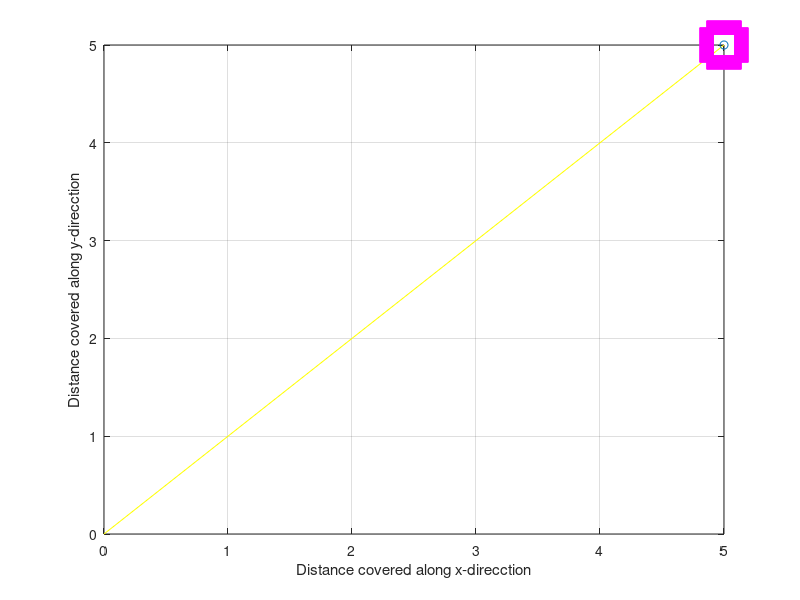

The MATLAB source for this figure: (Note: this script raises an error after producing the figure.)
%%PROJECT TOPIC: IMPLEMENTATION OF REINFORCEMENT LEARNING BASED ROBOTIC PATH PLANNING 
%%TD ALGORITHM FOR 5X5 GRID

stx= input('Enter the x coordinate of starting point');
sty=input('Enter the y coordinate of starting point');
N=5;

switch (stx)
    case(0.5)
        switch(sty)
            case(0.5)
                i=8;              %initializing cell number
                px=0.5;py=0.5;    %initializing ploting starting point
            case(1.5)
                i=13;
                px=0.5;py=1.5;
            case(2.5)
                i=18;
                px=0.5;py=2.5;
            case(3.5)
                i=23;
                px=0.5;py=3.5;
            case(4.5)
                i=28;
                px=0.5;py=4.5;
        end
    case(1.5)
            switch(sty)
            case(0.5)
                i=9;
                px=1.5;py=0.5;
            case(1.5)
                i=14;
                px=1.5;py=1.5;
            case(2.5)
                i=19;
                px=1.5;py=2.5;
            case(3.5)
                i=24;
                px=1.5;py=3.5;
            case(4.5)
                i=29;
                px=1.5;py=4.5;
        end
        
    case(2.5)
            switch(sty)
            case(0.5)
                i=10;
                px=2.5;py=0.5;
            case(1.5)
                i=15;
                 px=2.5;py=1.5;
            case(2.5)
                i=20;
                 px=2.5;py=2.5;
            case(3.5)
                i=25;
                 px=2.5;py=3.5;
           case(4.5)
               i=30;
               px=2.5;py=4.5;
            end
    case(3.5)
            switch(sty)
            case(0.5)
                i=11;
                px=3.5;py=0.5;
            case(1.5)
                i=16;
                px=3.5;py=1.5;
            case(2.5)
                i=21;
                px=3.5;py=2.5;
            case(3.5)
                i=26;
                px=3.5;py=3.5;
            case(4.5)
                i=31;
                px=3.5;py=4.5;
            end
      case(4.5)
            switch(sty)
            case(0.5)
                i=12;
                px=4.5;py=0.5;
            case(1.5)
                i=17;
                px=4.5;py=1.5;
            case(2.5)
                i=22;
                px=4.5;py=2.5;
            case(3.5)
                i=27;
                px=4.5;py=3.5;
            case(4.5)
                i=32;
                px=4.5;py=4.5;
        end
end 
i;

n= input('Enter the number of obstcles in the grid');
X=0:5;
Y=0:5;
figure('Color',[0.8 0.8 0.8]);
  plot(X,Y,'y');
  set(gca,'Color','y')
  xlabel('Distance covered along x-direcction')
ylabel('Distance covered along y-direcction')
grid on
hold on
set(gca,'XTick',[0 1 2 3 4 5],'YTick',[0 1 2 3 4 5]);
plot(stx,sty,'o');
hold on
%Initializing utility factors for each cell
%Modified utility factors for each cell's each arrival from other cell like diagonal
%right,horizontal right, vertical down, horizontal left,vertically up +
%Reward function

q1=[50 30 60 60 40];
q2=[50 80 60 60 40];
q3=[50 80 60 60 40];
q4=[50 80 60 60 40];
q5=[50 80 60 10 40];

q6=[50 30 60 60 90];
q7=[150 130 110 110 140];
q8=[150 130 110 110 140];
q9=[150 130 110 110 140];
q10=[150 130 110 10 140];

q11=[50 30 60 60 90];
q12=[150 130 110 110 140];
q13=[250 230 210 210 240];
q14=[250 230 210 210 240];
q15=[250 230 10 10 240];

q16=[50 30 60 60 90];
q17=[150 130 110 110 140];
q18=[250 230 210 210 240];
q19=[450 430 210 210 440];
q20=[450 430 10 10 440];

q21=[50 30 10 60 90];
q22=[150 80 10 110 140];
q23=[250 230 10 10 240];
q24=[450 430 10 10 440];
q25=[750 530 10 10 540];

 if (n>0)        % obstacle is present


     x(1)=input('Enter the x coordinate of the first obstcle:');
     y(1)=input('Enter the y coordinate of the first obstcle:');
     x(2)=input('Enter the x coordinate of the second obstcle:');
     y(2)=input('Enter the y coordinate of the second obstcle:');
     x(3)=input('Enter the x coordinate of the third obstcle:');
     y(3)=input('Enter the y coordinate of the third obstcle:');
     x(4)=input('Enter the x coordinate of the fourth obstcle:');
     y(4)=input('Enter the y coordinate of the fourth obstcle:');
     x(5)=input('Enter the x coordinate of the fifth obstcle:');
     y(5)=input('Enter the y coordinate of the fifth obstcle:');
     % Obstacle plotting and Weight updation
for k=1:n
%      x(k)=input(['Enter the x coordinate of ' num2str(k) ' th obstacle']);
%      y(k)=input(['Enter the y coordinate of ' num2str(k) ' th obstacle']);
    
     plot(x(k),y(k),'m s','MarkerSize',25,'LineWidth',10);
     
     hold on
     x(k)=ceil(x(k));
      y(k)=ceil(y(k));
switch (x(k))          % Updating the Modified utility factor based on the obstacle position
    case (1)
        switch(y(k))
            case(1)
                 q1=[0 0 0 0 0];
            case(2)
                 q6=[0 0 0 0 0];
            case(3)
                 q11=[0 0 0 0 0];
            case(4)
                q16=[0 0 0 0 0];
            case(5)
                q21=[0 0 0 0 0];
        end
    case (2)
         switch(y(k))
            case(1)
                 q2=[0 0 0 0 0];
            case(2)
                 q7=[0 0 0 0 0];
            case(3)
                 q12=[0 0 0 0 0];
            case(4)
                 q17=[0 0 0 0 0];
             case(5)
                 q22=[0 0 0 0 0];
         end
    case(3)
         switch(y(k))
            case(1)
                 q3=[0 0 0 0 0];
            case(2)
                 q8=[0 0 0 0 0];
            case(3)
                 q13=[0 0 0 0 0];
            case(4)
                q18=[0 0 0 0 0];
             case(5)
                 q23=[0 0 0 0 0];
         end
    case(4)
        switch(y(k))
            case(1)
                 q4=[0 0 0 0 0];
            case(2)
                 q9=[0 0 0 0 0];
            case(3)
                 q14=[0 0 0 0 0];
            case(4)
                q19=[0 0 0 0 0];
            case(5)
                q24=[0 0 0 0 0];
        end
    case(5)
        switch(y(k))
            case(1)
                 q5=[0 0 0 0 0];
            case(2)
                 q10=[0 0 0 0 0];
            case(3)
                 q15=[0 0 0 0 0];
            case(4)
                q20=[0 0 0 0 0];
            case(5)
                q25=[0 0 0 0 0];
        end
end
end
q26=[0 0 0 0 0];
q27=[0 0 0 0 0];
q28=[0 0 0 0 0];
q29=[0 0 0 0 0];
q30=[0 0 0 0 0];
s1=[0 0 10 10 0];s2=[0 30 10 10 0];s3=[0 30 10 10 0];s4=[0 30 10 10 0];s5=[0 30 10 10 0];
s6=[0 30 10 0 0];s7=[0 0 10 10 40];s8=[50 30 10 0 40];s9=[0 0 10 10 40];s10=[50 30 10 0 40];
s11=[0 0 10 10 40];s12=[50 30 10 0 40];s13=[0 0 10 10 40];s14=[50 30 10 0 40];s15=[0 0 10 10 40];
s16=[50 30 0 0 40];
q=[s1;s2;s3;s4;s5;s6;s7;q1;q2;q3;q4;q5;s8;q6;q7;q8;q9;q10;s10;q11;q12;q13;q14;q15;s13;q16;q17;q18;q19;q20;s14;q21;q22;q23;q24;q25;s15;q26;q27;q28;q29;q30;s16];


tic
while(i~=32)
   if (q((i+7),(1))>q((i+6),(5)))          %diagonal>vertical
      if (q((i+7),(1))>q((i+1),(2)))           % diagonal> horizontal
         if  (q((i+7),(1))>q((i-1),(4)))     %diagonal>horizontal bwd 
            if (q((i+7),(1))>q((i-6),(3)))%diagonal>vertical bwd  
          
                 x1=[(px),(px+1)];         %Diagonal movement
                 y1=[(py),(py+1)];
                 plot(x1,y1,'k','LineWidth',4);
                 
                 hold on
                 px=px+1;
                 py=py+1;
                 i=i+7;
if (i>35)
    break;
end    
                      
            else %vertical bwd >diagonal & diagonal>horizontal bwd & diagonal>horizontal & diagonal>vertical
                 x1=[(px),(px)];         %vertical bwd movement
                 y1=[(py),(py-1)];
                 plot(x1,y1,'k','LineWidth',4);
                 
                 hold on
                 px=px;
                 py=py-1;
                 i=i-6; 
                 if (i>34)
                   break;
                 end 
            end
        else % horizontal bwd > diagonal & diagonal>horizontal & diagonal>vertical
            if  (q((i-1),(4))>q((i-6),(3))) %horizontal bwd > vertical bwd
                 x1=[(px),(px-1)];         %Horizontal bwd movement
                 y1=[(py),(py)];
                 plot(x1,y1,'k','LineWidth',4);
                 
                 hold on
                 px=px-1;
                 py=py;
                i=i-1;
                if (i>35)
                  break;
                end 
            else  
                 x1=[(px),(px)];         %vertical bwd movement
                 y1=[(py),(py-1)];
                 plot(x1,y1,'k','LineWidth',4);
                 
                 hold on
                 px=px;
                 py=py-1;
                 i=i-6;    
                 if (i>35)
                     break;
                 end 
            end
         end
    else % horizontal > diagonal & diagonal>vertical
        if (q((i+1),(2))>q((i-1),(4))) %horizontal > horizontal bwd
            if (q((i+1),(2))>q((i-6),(3))) %horizontal > vertical bwd
                 x1=[(px),(px+1)];         %Horizontal movement
                 y1=[(py),(py)];
                 plot(x1,y1,'k','LineWidth',4);
                 
                 hold on
                 px=px+1;
                 py=py;
                i=i+1; 
                if (i>35)
                   break;
                end 
            else
                 x1=[(px),(px)];        % Vertical bwd movement
                 y1=[(py),(py-1)];
                 plot(x1,y1,'k','LineWidth',4);
                 
                 hold on
                 px=px;
                 py=py-1;
                 i=i-6;   
                 if (i>35)
                     break;
                 end 
            end
        else % horizontal bwd > horizontal & horizontal > diagonal & diagonal>vertical
            if (q((i-1),(4))>q((i-6),(3))) % horizontal bwd > vertical bwd
                 x1=[(px),(px-1)];         %Horizontal bwd movement
                 y1=[(py),(py)];
                 plot(x1,y1,'k','LineWidth',4);
                 
                 hold on
                 px=px-1;
                 py=py;
                 i=i-1;
                 if (i>35)
                       break;
                 end 
            else
                 x1=[(px),(px)];        % Vertical bwd movement
                 y1=[(py),(py-1)];
                 plot(x1,y1,'k','LineWidth',4);
                 
                 hold on
                 px=px;
                 py=py-1;
                 i=i-6; 
                 if (i>35)
                    break;
                end 
            end
        end
      end
             
else % Vertical> Diagonal
    if (q((i+6),(5))>q((i+1),(2)))  %vertical > horizontal
        if(q((i+6),(5))>q((i-1),(4))) % vertical > horizontal bwd
            if (q((i+6),(5))>q((i-6),(3))) % vertical > vertical bwd 
                 y1=[(py),(py+1)];       %Vertical movement
                 x1=[(px),(px)]; 
                 plot(x1,y1,'k','LineWidth',4);
                 
                 hold on
                 px=px;
                 py=py+1;
                 i=i+6; 
                 if (i>35)
                    break;
                 end 
            else % vertical bwd > vertical & vertical > horizontal bwd & vertical > horizontal & Vertical> Diagonal
                 x1=[(px),(px)];        % Vertical bwd movement
                 y1=[(py),(py-1)];
                 plot(x1,y1,'k','LineWidth',4);
                 
                 hold on
                 px=px;
                 py=py-1;
                 i=i-6; 
                 if (i>35)
                       break;
                 end 
            end
        else % horizontal bwd > vertical & vertical > horizontal & Vertical> Diagonal
            if (q((i-1),(4))>q((i-6),(3))) % horizontal bwd > vertical bwd
                 x1=[(px),(px-1)];         %Horizontal bwd movement
                 y1=[(py),(py)];
                 plot(x1,y1,'k','LineWidth',4);
                 
                 hold on
                 px=px-1;
                 py=py;
                 i=i-1; 
                 if (i>35)
                     break;
                 end 
            else
                x1=[(px),(px)];        % Vertical bwd movement
                 y1=[(py),(py-1)];
                 plot(x1,y1,'k','LineWidth',4);
                 
                 hold on
                 px=px;
                 py=py-1;
                 i=i-6;
                 if (i>35)
                   break;
                 end 
            end
        end
                
    else   % horizontal >vertical & Vertical> Diagonal
        if (q((i+1),(2))>q((i-1),(4))) %horizontal > horizontal bwd
            if (q((i+1),(2))>q((i-6),(3))) %horizontal > vertical bwd
                 x1=[(px),(px+1)];         %Horizontal movement
                 y1=[(py),(py)];
                 plot(x1,y1,'k','LineWidth',4);
                 
                 hold on
                 px=px+1;
                 py=py;
                 i=i+1;
                 if (i>35)
                    break;
                 end 
            else
                 x1=[(px),(px)];        % Vertical bwd movement
                 y1=[(py),(py-1)];
                 plot(x1,y1,'k','LineWidth',4);
                 
                 hold on
                 px=px;
                 py=py-1;
                 i=i-6; 
                 if (i>35)
                    break;
                 end 
            end 
        else % horizontal bwd > horizontal & horizontal >vertical & Vertical> Diagonal
            if (q((i-1),(4))>q((i-6),(3))) %horizontal bwd > vertical bwd
                 x1=[(px),(px-1)];         %Horizontal bwd movement
                 y1=[(py),(py)];
                 plot(x1,y1,'k','LineWidth',4);
                 
                 hold on
                 px=px-1;
                 py=py;
                 i=i-1;
                 if (i>35)
                    break;
                 end 
            else
                 x1=[(px),(px)];        % Vertical bwd movement
                 y1=[(py),(py-1)];
                 plot(x1,y1,'k','LineWidth',4);
                 
                 hold on
                 px=px;
                 py=py-1;
                 i=i-6;
                 if (i>35)
                    break;
                  end 
            end
        end
    end
   end
end 
toc

 else 
  
     X=stx:N-0.5;
     Y=sty:N-0.5;
     plot(X,Y,'k','LineWidth',4);
 
 end 
